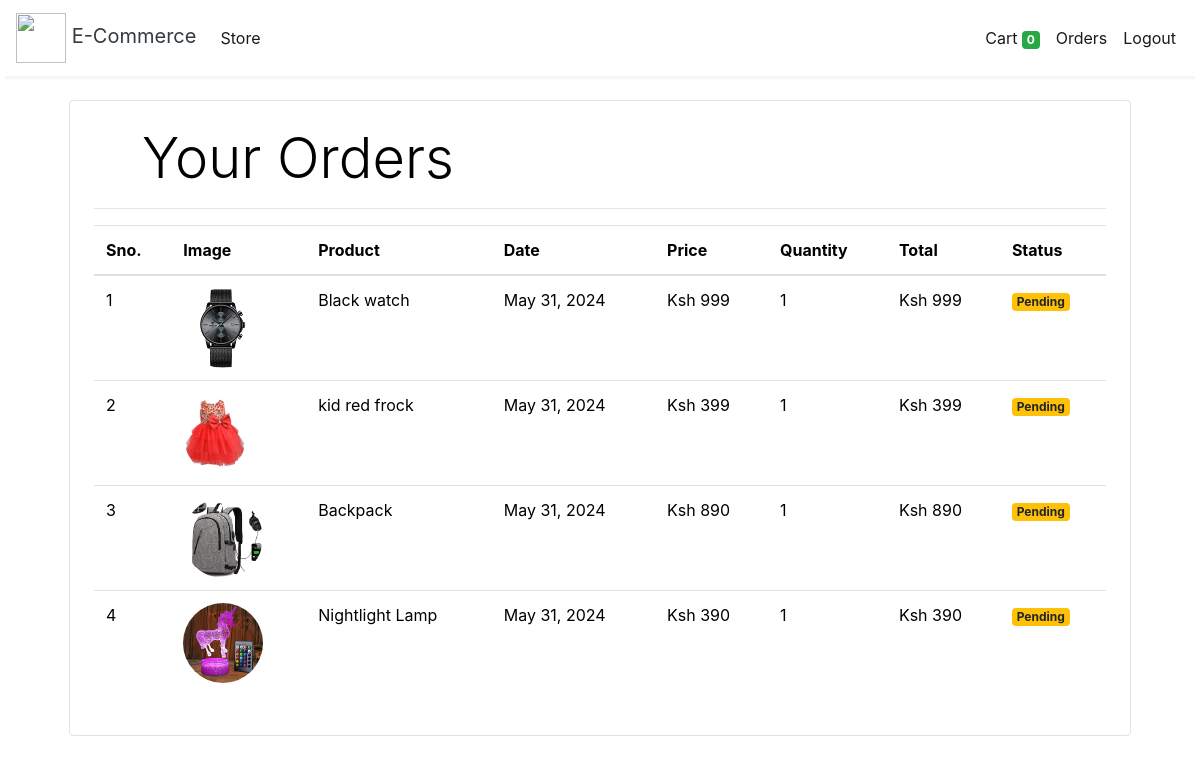
The app's page /orders (signed in), older data.
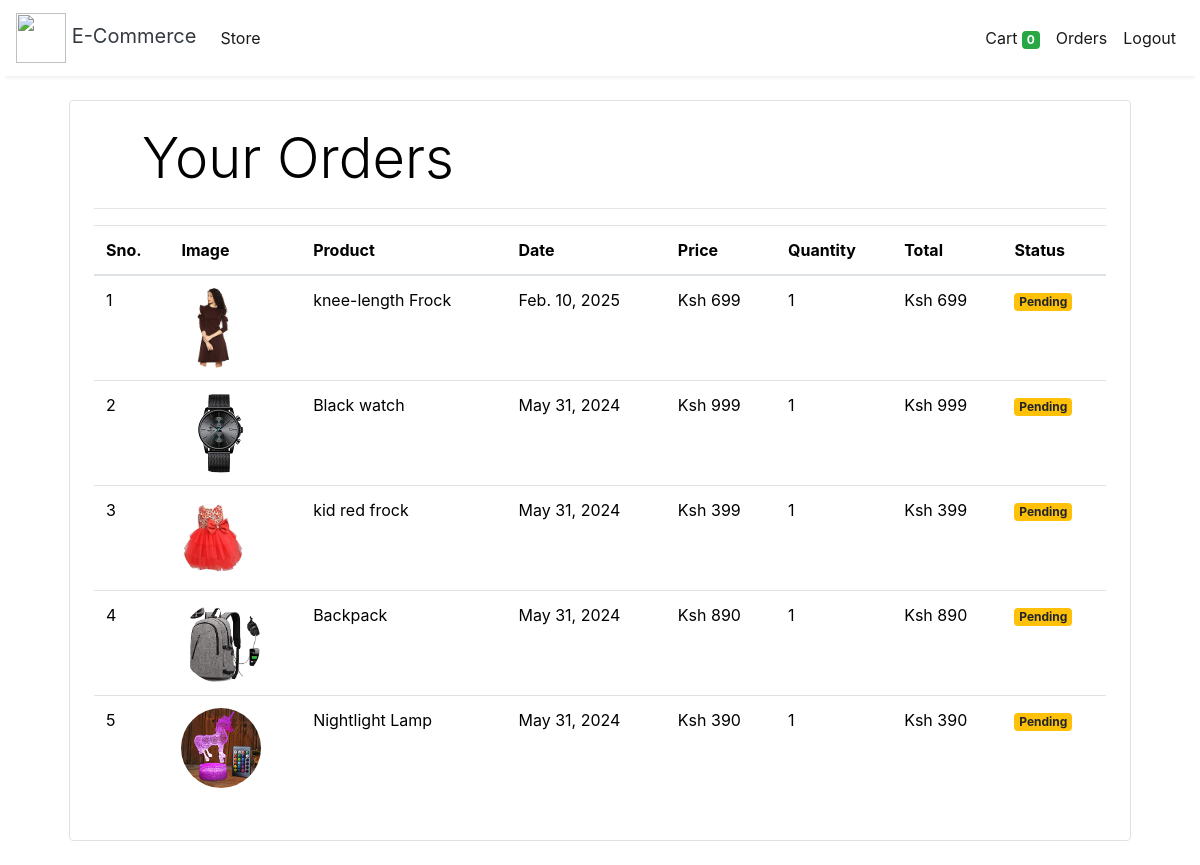
The same page, newer data.
### store/models/orders.py (models this page shows, shortened)
class Order(models.Model):
    product = models.ForeignKey(Products,
                                on_delete=models.CASCADE)
    customer = models.ForeignKey(Customer,
                                 on_delete=models.CASCADE)
    quantity = models.IntegerField(default=1)
    price = models.IntegerField()
    address = models.CharField (max_length=50, default='', blank=True)
    phone = models.CharField (max_length=50, default='', blank=True)
    date = models.DateField (default=datetime.datetime.today)
    status = models.BooleanField (default=False)
    @staticmethod
    def get_orders_by_customer(customer_id):
        return Order.objects.filter(customer=customer_id).order_by('-date')

### store/models/product.py (models this page shows, shortened)
class Products(models.Model):
    name = models.CharField(max_length=60)
    price= models.IntegerField(default=0)
    category= models.ForeignKey(Category,on_delete=models.CASCADE,default=1 )
    description= models.CharField(max_length=250, default='', blank=True, null= True)
    image= models.ImageField(upload_to='uploads/products/')

### store/middlewares/auth.py (the view)
    def middleware(request):
        print(request.session.get('customer'))
        returnUrl = request.META['PATH_INFO']
        print(request.META['PATH_INFO'])
        if not request.session.get('customer'):
           return redirect(f'login?return_url={returnUrl}')
        response = get_response(request)
        return response

### store/templatetags/custom_filter.py (called while the page is built)
@register.filter(name='currency')
def currency(number):
    return "Ksh "+str(number)

@register.filter(name='multiply')
def multiply(number , number1):
    return number * number1

### store/views/orders.py (called while the page is built)
    def get(self , request ):
        customer = request.session.get('customer')
        orders = Order.get_orders_by_customer(customer)
        print(orders)
        return render(request , 'orders.html'  , {'orders' : orders})

### store/templates/orders.html
{% extends 'base.html' %}
{% block content %}
{% load cart %}
{% load custom_filter %}
<div class="container">
   <div class="border rounded p-4 m-4">
        <p class="display-4 pl-4 ml-4">Your Orders</p>
        <hr>
        <table class="table">
            <thead>
                <tr>
                    <th>Sno.</th>
                    <th>Image</th>
                    <th>Product</th>
                    <th>Date</th>
                    <th>Price</th>
                    <th>Quantity</th>
                    <th>Total</th>
                    <th>Status</th>
                </tr>
            </thead>
            <tbody>
                {% for order in orders %}
                <tr>
                    <td>{{forloop.counter}}</td>
                    <td><img style="height: 80px;" class="rounded-circle" src="{{order.product.image.url}}" alt=""></td>
                    <td>{{order.product.name}}</td>
                    <td>{{order.date}}</td>
                    <td>{{order.price|currency}}</td>
                    <td>{{order.quantity}}</td>
                    <td>{{order.quantity|multiply:order.price|currency}}</td>
                    {% if order.status %}
                    <td><small class="badge badge-success">Completed</small></td>
                    {%else%}
                    <td><small class="badge badge-warning">Pending</small></td>
                    {% endif %}
                </tr>
                {% endfor %}
            </tbody>
        </table>
   </div>
</div>
{% endblock %}

### store/templates/base.html (shortened to what this page needs)
<!DOCTYPE html>
<html lang="en">
  <head>
    <link rel="stylesheet" href="https://maxcdn.bootstrapcdn.com/bootstrap/4.0.0/css/bootstrap.min.css" />
    <link rel="stylesheet" href="https://cdnjs.cloudflare.com/ajax/libs/font-awesome/6.0.0-beta3/css/all.min.css">
  </head>
  <body>
    <nav class="one-edge-shadow navbar navbar-light sticky-top navbar navbar-expand-lg text-white">
      <a class="navbar-brand ms-3 text-dark" href="/">
        <img src="https://www.freepnglogos.com/uploads/shopping-cart-png/shopping-cart-svg-png-icon-download-28.png" style="width:50px;height:50px;" />
        E-Commerce
      </a>
      <div class="collapse navbar-collapse" id="navbarSupportedContent">
        <ul class="navbar-nav mr-auto">
          <li class="nav-item active">
            <a class="nav-link" href="/store">Store <span class="sr-only">(current)</span></a>
          </li>
        </ul>
        <ul class="navbar-nav my-2 my-lg-0">
          <li class="nav-item active">
            <a class="nav-link" href="/cart">Cart <span class="badge badge-success">{{request.session.cart.keys|length}}</span></a>
          </li>
          {% if request.session.customer %}
          <li class="nav-item active"><a class="nav-link" href="/orders">Orders</a></li>
          <li class="nav-item active"><a class="nav-link" href="/logout">Logout</a></li>
          {% else %}
          <li class="nav-item active"><a class="nav-link" href="/signup">Signup</a></li>
          <li class="nav-item active"><a class="nav-link" href="/login">Login</a></li>
          {% endif %}
        </ul>
      </div>
    </nav>
    {% block content %}{% endblock %}
  </body>
</html>

### store/templates/base.html (style rules this page uses)
body { background-color: white; color: black; transition: background-color 0.3s, color 0.3s; }
nav { background-color: white; }
.one-edge-shadow { box-shadow: 0 8px 2px -5px rgb(246, 245, 245); }

Row changes from the older to the newer data that the page shows:
added Order: product.image (picture), product.name "knee-length Frock", date "Feb. 10, 2025", price "Ksh 699", quantity "1", quantity|multiply "Ksh 699", status "Pending"
